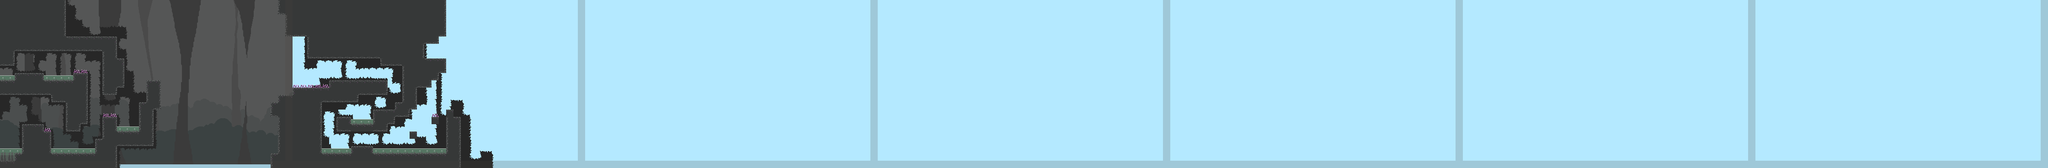

The image is a tile-based game level rendered from a .tmx file. Its description and source (layers, tilesets, objects; grid data summarised) follow:
An orthogonal 280x23 tile map with 16x16 px tiles, 5 tile layers (Background, Ground, Colliders, Grass, ...), 1 hidden layer not drawn, 4 tilesets, 5 image layers and 29 objects (16x Spikes, 5x LongDash, 4x Checkpoint, PlayerSpawn, LevelManager, ...).

<map version="1.4" tiledversion="1.4.3" orientation="orthogonal" renderorder="right-down" width="280" height="23" tilewidth="16" tileheight="16" infinite="0" backgroundcolor="#b4e9ff" nextlayerid="118" nextobjectid="280">
 <editorsettings>
  <export target="../assets/levels/level7.json" format="json" />
 </editorsettings>
 <tileset firstgid="1" source="tilesets/TilesetForest.tsx" />
 <tileset firstgid="257" source="tilesets/TilesetTrees.tsx" />
 <tileset firstgid="513" source="tilesets/TilesetDocks.tsx" />
 <tileset firstgid="641" source="tilesets/TilesetCaves.tsx" />
 <imagelayer id="85" name="Caves04">
  <image source="../assets/backgrounds/Caves/Caves04.png" width="640" height="360" />
  <properties>
   <property name="depth" type="float" value="-1000" />
   <property name="parallax" type="float" value="1e+06" />
  </properties>
 </imagelayer>
 <imagelayer id="84" name="Caves03">
  <image source="../assets/backgrounds/Caves/Caves03.png" width="640" height="360" />
  <properties>
   <property name="depth" type="float" value="-1000" />
   <property name="parallax" type="float" value="5" />
  </properties>
 </imagelayer>
 <imagelayer id="83" name="Caves02">
  <image source="../assets/backgrounds/Caves/Caves02.png" width="640" height="360" />
  <properties>
   <property name="depth" type="float" value="-1000" />
   <property name="parallax" type="float" value="4" />
  </properties>
 </imagelayer>
 <imagelayer id="82" name="Caves01">
  <image source="../assets/backgrounds/Caves/Caves01.png" width="640" height="360" />
  <properties>
   <property name="depth" type="float" value="-1000" />
   <property name="parallax" type="float" value="3" />
  </properties>
 </imagelayer>
 <imagelayer id="74" name="Caves00">
  <image source="../assets/backgrounds/Caves/Caves00.png" width="640" height="360" />
  <properties>
   <property name="depth" type="float" value="-1000" />
   <property name="parallax" type="float" value="2" />
  </properties>
 </imagelayer>
 <layer id="64" name="Background" width="280" height="23">
  <data>[6440 cells, 735 non-empty, 17 distinct tile ids]</data>
 </layer>
 <layer id="65" name="Ground" width="280" height="23">
  <data>[6440 cells, 582 non-empty, 10 distinct tile ids]</data>
 </layer>
 <layer id="66" name="Colliders" width="280" height="23" opacity="0.66">
  <data>[6440 cells, 579 non-empty, 1 distinct tile ids]</data>
 </layer>
 <layer id="67" name="Trees" width="280" height="23" visible="0">
  <properties>
   <property name="depth" type="float" value="10" />
  </properties>
  <data>[6440 cells, 0 non-empty, 0 distinct tile ids]</data>
 </layer>
 <layer id="69" name="Grass" width="280" height="23">
  <properties>
   <property name="depth" type="float" value="10" />
  </properties>
  <data>[6440 cells, 59 non-empty, 4 distinct tile ids]</data>
 </layer>
 <objectgroup id="3" name="Objects">
  <object id="81" name="PlayerSpawn" type="PlayerSpawn" x="64" y="264">
   <point />
  </object>
  <object id="83" name="LevelManager" type="LevelManager" x="1808" y="0">
   <point />
  </object>
  <object id="214" name="Checkpoint" type="Checkpoint" x="1328" y="272" width="16" height="16" />
  <object id="215" name="Checkpoint" type="Checkpoint" x="1952" y="272" width="16" height="16" />
  <object id="223" name="Chest" type="Chest" x="2016" y="144" width="16" height="16" />
  <object id="236" name="CheckPoint" type="Checkpoint" x="752" y="160" width="16" height="16" />
  <object id="240" name="CheckPoint" type="Checkpoint" x="3936" y="288" width="16" height="16" />
  <object id="243" name="PlayerFinish" type="PlayerFinish" x="4064" y="144" width="16" height="16" />
  <object id="248" name="LongDash" type="LongDash" x="136" y="296" width="16" height="16" />
  <object id="249" name="Spikes" type="Spikes" x="112" y="320" width="96" height="16">
   <properties>
    <property name="shrink" type="bool" value="true" />
   </properties>
  </object>
  <object id="250" name="Spikes" type="Spikes" x="96" y="160" width="64" height="16">
   <properties>
    <property name="shrink" type="bool" value="true" />
   </properties>
  </object>
  <object id="251" name="Spikes" type="Spikes" x="0" y="160" width="32" height="16">
   <properties>
    <property name="shrink" type="bool" value="true" />
   </properties>
  </object>
  <object id="252" name="Spikes" type="Spikes" x="0" y="320" width="48" height="16">
   <properties>
    <property name="shrink" type="bool" value="true" />
   </properties>
  </object>
  <object id="253" name="LongDash" type="LongDash" x="152" y="128" width="16" height="16" />
  <object id="255" name="Spikes" type="Spikes" x="256" y="272" width="48" height="16">
   <properties>
    <property name="shrink" type="bool" value="true" />
   </properties>
  </object>
  <object id="256" name="LongDash" type="LongDash" x="232" y="224" width="16" height="16" />
  <object id="262" name="LongDash" type="LongDash" x="384" y="144" width="16" height="16" />
  <object id="270" name="LongDash" type="LongDash" x="840" y="296" width="16" height="16" />
  <object id="274" name="Spikes" type="Spikes" x="160" y="152" width="32" height="8" />
  <object id="275" name="Spikes" type="Spikes" x="224" y="248" width="32" height="8" />
  <object id="276" name="Spikes" type="Spikes" x="96" y="280" width="16" height="8" />
 </objectgroup>
 <objectgroup id="14" name="Collision" />
 <objectgroup id="11" name="Spikes">
  <object id="268" name="Spikes" type="Spikes" x="872" y="144" width="8" height="80">
   <properties>
    <property name="shrink" type="bool" value="false" />
   </properties>
  </object>
  <object id="269" name="Spikes" type="Spikes" x="824" y="128" width="8" height="16">
   <properties>
    <property name="shrink" type="bool" value="false" />
   </properties>
  </object>
  <object id="271" name="Spikes" type="Spikes" x="768" y="264" width="48" height="8" />
  <object id="272" name="Spikes" type="Spikes" x="816" y="328" width="160" height="8" />
  <object id="273" name="Spikes" type="Spikes" x="704" y="328" width="64" height="8" />
  <object id="277" name="Spikes" type="Spikes" x="944" y="248" width="16" height="8" />
  <object id="278" name="Spikes" type="Spikes" x="968" y="240" width="8" height="80" />
  <object id="279" name="Spikes" type="Spikes" x="640" y="184" width="80" height="8" />
 </objectgroup>
 <layer id="72" name="DebugOverlay" width="280" height="23" opacity="0.2">
  <data>[6440 cells, 434 non-empty, 1 distinct tile ids]</data>
 </layer>
</map>